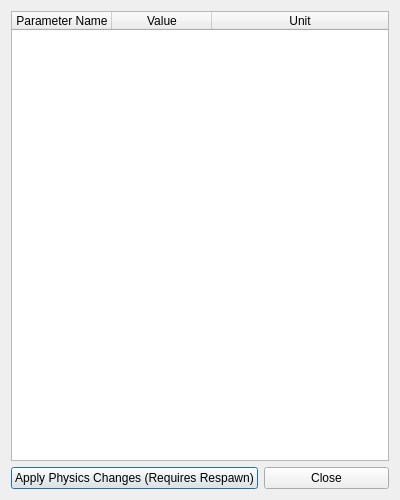
<?xml version="1.0" encoding="UTF-8"?>
<ui version="4.0">
 <class>RobotModelWindow</class>
 <widget class="QDialog" name="RobotModelWindow">
  <property name="geometry">
   <rect>
    <x>0</x>
    <y>0</y>
    <width>400</width>
    <height>500</height>
   </rect>
  </property>
  <property name="windowTitle">
   <string>Robot Model Physics Editor</string>
  </property>
  <layout class="QVBoxLayout" name="verticalLayout">
   <item>
    <widget class="QTableWidget" name="table_params">
     <property name="columnCount">
      <number>3</number>
     </property>
     <attribute name="horizontalHeaderStretchLastSection">
      <bool>true</bool>
     </attribute>
     <column>
      <property name="text">
       <string>Parameter Name</string>
      </property>
     </column>
     <column>
      <property name="text">
       <string>Value</string>
      </property>
     </column>
     <column>
      <property name="text">
       <string>Unit</string>
      </property>
     </column>
    </widget>
   </item>
   <item>
    <layout class="QHBoxLayout" name="horizontalLayout">
     <item>
      <widget class="QPushButton" name="btn_apply">
       <property name="text">
        <string>Apply Physics Changes (Requires Respawn)</string>
       </property>
      </widget>
     </item>
     <item>
      <widget class="QPushButton" name="btn_close">
       <property name="text">
        <string>Close</string>
       </property>
      </widget>
     </item>
    </layout>
   </item>
  </layout>
 </widget>
 <resources/>
 <connections/>
</ui>
